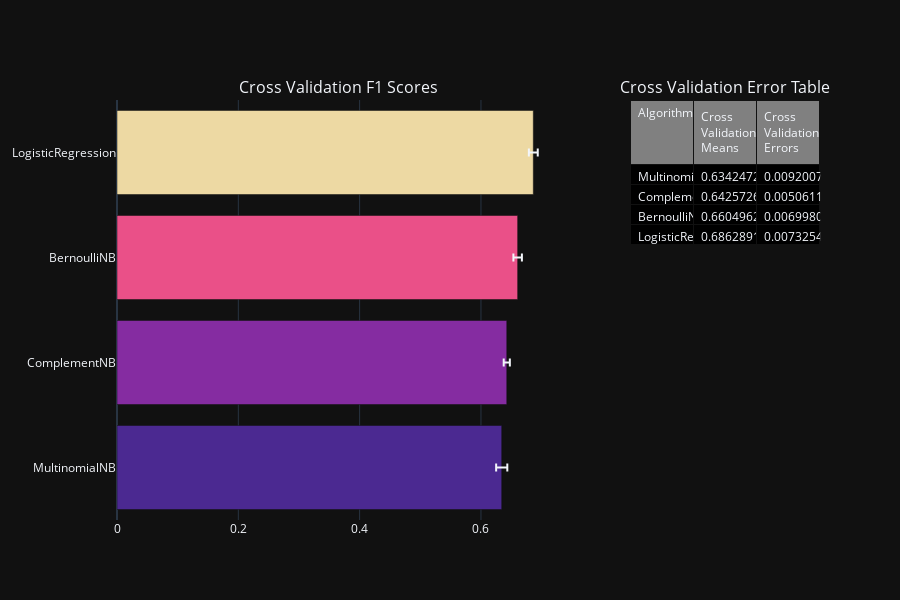

Here is the notebook cell this chart was saved with:
### Markdown cell above
### CategoricalNB with TF-IDF

### Code cell
import pandas as pd
from sklearn.feature_extraction.text import TfidfVectorizer
from sklearn.model_selection import StratifiedKFold, cross_val_score
from sklearn.naive_bayes import MultinomialNB, BernoulliNB, ComplementNB
from sklearn.linear_model import LogisticRegression
from plotly.subplots import make_subplots
import plotly.graph_objects as go
from sklearn.preprocessing import StandardScaler

# Vectorización TF-IDF
vectorizer = TfidfVectorizer(max_features=5000)
X = vectorizer.fit_transform(df['cleaned_text']).toarray()  # Convertimos el texto a TF-IDF y lo pasamos a array
y = df['sentiment']  # Etiquetas

# Configuración de k-fold
kfold = StratifiedKFold(n_splits=5, shuffle=True, random_state=42)

# Lista de clasificadores Naive Bayes
classifiers = [
    MultinomialNB(),
    LogisticRegression(max_iter=500, random_state=42),
    BernoulliNB(),
    ComplementNB()
]

# Evaluación de los modelos con cross-validation
cv_results = []
for classifier in classifiers:
    cv_results.append(cross_val_score(classifier, X, y, scoring="accuracy", cv=kfold, n_jobs=-1))

# Calcular medias y desviaciones estándar de los resultados
cv_means = [result.mean() for result in cv_results]
cv_std = [result.std() for result in cv_results]

# Crear un DataFrame con los resultados
cv_res = pd.DataFrame({
    "CrossValMeans": cv_means,
    "CrossValErrors": cv_std,
    "Algorithm": ["MultinomialNB", "LogisticRegression", "BernoulliNB", "ComplementNB"]
})
cv_res = cv_res.sort_values(by="CrossValMeans", ascending=True)

# Visualización de los resultados
fig = make_subplots(
    rows=1, cols=2,
    column_widths=[0.7, 0.3],
    specs=[[{"type": "bar"}, {"type": "table"}]],
    subplot_titles=("Cross Validation F1 Scores", "Cross Validation Error Table")
)

# Gráfico de barras
fig.add_trace(go.Bar(
    x=cv_res['CrossValMeans'],
    y=cv_res['Algorithm'],
    orientation='h',  # Barras horizontales
    error_x=dict(type='data', array=cv_res['CrossValErrors']),
    marker=dict(color=cv_res['CrossValMeans'], colorscale='Agsunset')
), row=1, col=1)

# Tabla de resultados
fig.add_trace(go.Table(
    header=dict(values=["Algorithm", "Cross Validation Means", "Cross Validation Errors"],
                fill_color='grey',
                align='left'),
    cells=dict(values=[cv_res['Algorithm'], cv_res['CrossValMeans'], cv_res['CrossValErrors']],
               fill_color='black',
               align='left')
), row=1, col=2)

# Configuración del layout
fig.update_layout(
    height=600,
    showlegend=False,
    template="plotly_dark"
)

# Mostrar la gráfica
fig.show()

### Figure 1 — Plotly figure (JSON) as saved in the notebook; plotly's stock layout.template omitted (floating-point values rounded to 4 significant figures)
{"data": [{"error_x": {"array": [0.009201, 0.005061, 0.006998, 0.007325], "type": "data"}, "marker": {"color": [0.6342, 0.6426, 0.6605, 0.6863], "colorscale": [[0, "rgb(75, 41, 145)"], [0.1667, "rgb(135, 44, 162)"], [0.3333, "rgb(192, 54, 157)"], [0.5, "rgb(234, 79, 136)"], [0.6667, "rgb(250, 120, 118)"], [0.8333, "rgb(246, 169, 122)"], [1, "rgb(237, 217, 163)"]]}, "orientation": "h", "type": "bar", "x": [0.6342, 0.6426, 0.6605, 0.6863], "xaxis": "x", "y": ["MultinomialNB", "ComplementNB", "BernoulliNB", "LogisticRegression"], "yaxis": "y"}, {"cells": {"align": "left", "fill": {"color": "black"}, "values": [["MultinomialNB", "ComplementNB", "BernoulliNB", "LogisticRegression"], [0.6342, 0.6426, 0.6605, 0.6863], [0.009201, 0.005061, 0.006998, 0.007325]]}, "domain": {"x": [0.73, 1], "y": [0, 1]}, "header": {"align": "left", "fill": {"color": "grey"}, "values": ["Algorithm", "Cross Validation Means", "Cross Validation Errors"]}, "type": "table"}], "layout": {"annotations": [{"font": {"size": 16}, "showarrow": false, "text": "Cross Validation F1 Scores", "x": 0.315, "xanchor": "center", "xref": "paper", "y": 1, "yanchor": "bottom", "yref": "paper"}, {"font": {"size": 16}, "showarrow": false, "text": "Cross Validation Error Table", "x": 0.865, "xanchor": "center", "xref": "paper", "y": 1, "yanchor": "bottom", "yref": "paper"}], "height": 600, "showlegend": false, "xaxis": {"anchor": "y", "domain": [0, 0.63]}, "yaxis": {"anchor": "x", "domain": [0, 1]}}}
